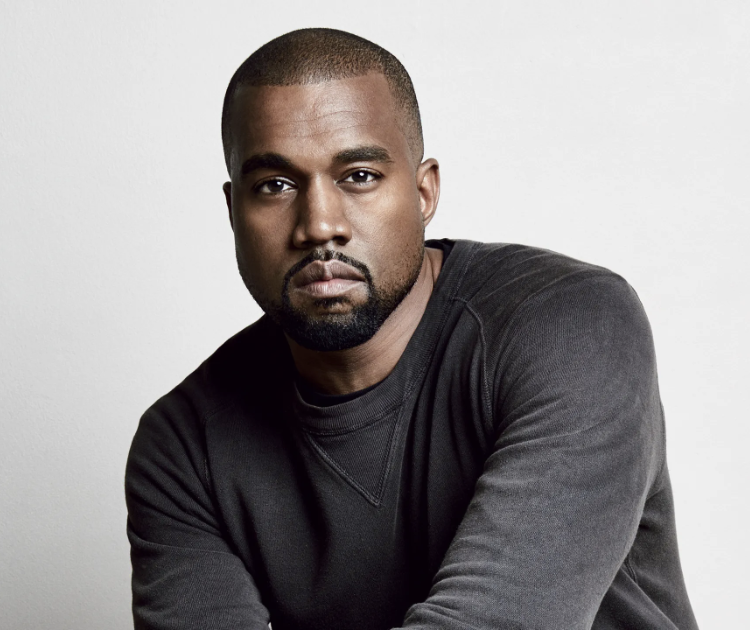
#> input picture filename.jpeg, 750 x 630 px
$ python d_line.py
#> lines starting #> are read from the running program, lines starting #| are printed output that depends on the picture; after the words box and inside, x2 and y2 are one past the last pixel; in counts of white or black regions, pixels touching at a corner belong together
import cv2
image = cv2.imread("filename.jpeg")
#> image is the input picture: shape (630, 750, 3); mean B, G, R 146.3, 146.1, 150.1

if image is None:
    print("Image is not Working")
else:
    print("image loaded Sucessfully")
    #pt1-> start
    #pt2->end
    # points ki value as per the size rakhte hai ausse zaayda nai
    pt1 = (50,100)
    pt2 = (300,100)
    color = (255,0,0)
    #thickness of line
    thickness = 4
    cv2.line(image,pt1,pt2,color,thickness)
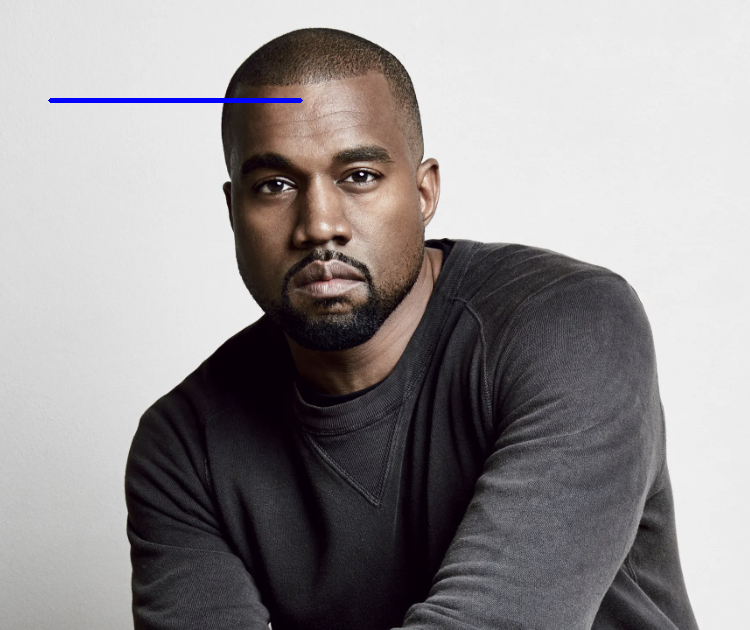
#> image: shape (630, 750, 3); 0.27% of pixels changed, all inside (x1, y1, x2, y2) = (48, 98, 303, 103)
    cv2.imshow("Line Drawing",image)
    cv2.waitKey(0)
    cv2.destroyAllWindows()
    #logic written on notebook
